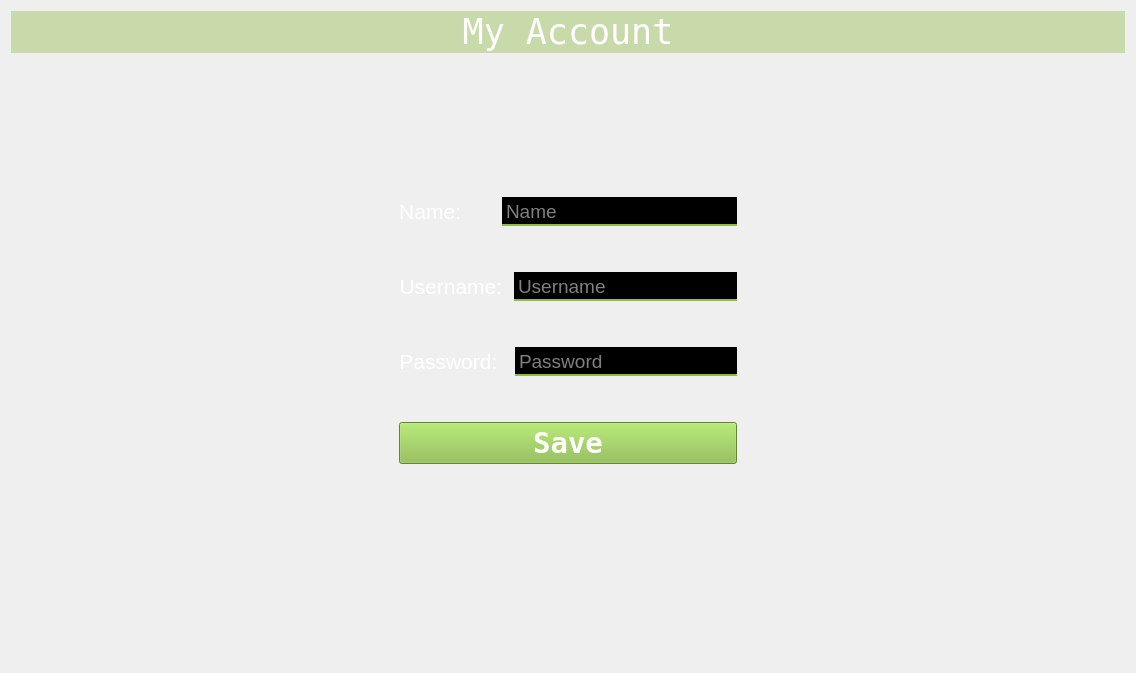
               <widget class="QWidget" name="page4">
                <layout class="QVBoxLayout" name="verticalLayout_14">
                 <item>
                  <widget class="QLabel" name="label_3">
                   <property name="font">
                    <font>
                     <family>NSimSun</family>
                     <pointsize>26</pointsize>
                     <weight>50</weight>
                     <bold>false</bold>
                    </font>
                   </property>
                   <property name="styleSheet">
                    <string notr="true">color: rgb(255, 255, 255);
background-color: rgba(143, 188, 66,0.4);</string>
                   </property>
                   <property name="text">
                    <string>My Account</string>
                   </property>
                   <property name="alignment">
                    <set>Qt::AlignCenter</set>
                   </property>
                  </widget>
                 </item>
                 <item>
                  <widget class="QWidget" name="widget_4" native="true">
                   <property name="styleSheet">
                    <string notr="true">background-color: rgba(255, 255, 255,0);</string>
                   </property>
                   <layout class="QHBoxLayout" name="horizontalLayout_10">
                    <item>
                     <widget class="QWidget" name="widget_9" native="true">
                      <layout class="QVBoxLayout" name="verticalLayout_19">
                       <item>
                        <spacer name="horizontalSpacer_15">
                         <property name="orientation">
                          <enum>Qt::Horizontal</enum>
                         </property>
                         <property name="sizeHint" stdset="0">
                          <size>
                           <width>346</width>
                           <height>20</height>
                          </size>
                         </property>
                        </spacer>
                       </item>
                      </layout>
                     </widget>
                    </item>
                    <item>
                     <widget class="QWidget" name="mainWidget_3" native="true">
                      <property name="styleSheet">
                       <string notr="true">background-color: rgba(255, 255, 255, 0);</string>
                      </property>
                      <layout class="QVBoxLayout" name="verticalLayout_9">
                       <item>
                        <spacer name="verticalSpacer_32">
                         <property name="orientation">
                          <enum>Qt::Vertical</enum>
                         </property>
                         <property name="sizeHint" stdset="0">
                          <size>
                           <width>20</width>
                           <height>40</height>
                          </size>
                         </property>
                        </spacer>
                       </item>
                       <item>
                        <spacer name="verticalSpacer_33">
                         <property name="orientation">
                          <enum>Qt::Vertical</enum>
                         </property>
                         <property name="sizeHint" stdset="0">
                          <size>
                           <width>20</width>
                           <height>40</height>
                          </size>
                         </property>
                        </spacer>
                       </item>
                       <item>
                        <spacer name="verticalSpacer_34">
                         <property name="orientation">
                          <enum>Qt::Vertical</enum>
                         </property>
                         <property name="sizeHint" stdset="0">
                          <size>
                           <width>20</width>
                           <height>40</height>
                          </size>
                         </property>
                        </spacer>
                       </item>
                       <item>
                        <layout class="QHBoxLayout" name="horizontalLayout_6">
                         <item>
                          <widget class="QLabel" name="label_4">
                           <property name="font">
                            <font>
                             <pointsize>16</pointsize>
                            </font>
                           </property>
                           <property name="styleSheet">
                            <string notr="true">color: rgb(255, 255, 255);</string>
                           </property>
                           <property name="text">
                            <string>Name:      </string>
                           </property>
                           <property name="alignment">
                            <set>Qt::AlignRight|Qt::AlignTrailing|Qt::AlignVCenter</set>
                           </property>
                          </widget>
                         </item>
                         <item>
                          <widget class="QLineEdit" name="nameLbl">
                           <property name="font">
                            <font>
                             <pointsize>14</pointsize>
                            </font>
                           </property>
                           <property name="styleSheet">
                            <string notr="true">color: rgb(255, 255, 255);
border: 2px solid rgba(0,0,0,0);
border-bottom-color: rgb(143, 188, 66);
background-color: rgb(0, 0, 0);
</string>
                           </property>
                           <property name="placeholderText">
                            <string>Name</string>
                           </property>
                          </widget>
                         </item>
                        </layout>
                       </item>
                       <item>
                        <spacer name="verticalSpacer_37">
                         <property name="orientation">
                          <enum>Qt::Vertical</enum>
                         </property>
                         <property name="sizeHint" stdset="0">
                          <size>
                           <width>20</width>
                           <height>40</height>
                          </size>
                         </property>
                        </spacer>
                       </item>
                       <item>
                        <layout class="QHBoxLayout" name="horizontalLayout_14">
                         <item>
                          <widget class="QLabel" name="label_5">
                           <property name="font">
                            <font>
                             <pointsize>16</pointsize>
                            </font>
                           </property>
                           <property name="styleSheet">
                            <string notr="true">color: rgb(255, 255, 255);</string>
                           </property>
                           <property name="text">
                            <string>Username: </string>
                           </property>
                           <property name="alignment">
                            <set>Qt::AlignRight|Qt::AlignTrailing|Qt::AlignVCenter</set>
                           </property>
                          </widget>
                         </item>
                         <item>
                          <widget class="QLineEdit" name="usernameLbl">
                           <property name="font">
                            <font>
                             <pointsize>14</pointsize>
                            </font>
                           </property>
                           <property name="styleSheet">
                            <string notr="true">color: rgb(255, 255, 255);
border: 2px solid rgba(0,0,0,0);
border-bottom-color: rgb(143, 188, 66);
background-color: rgb(0,0,0);
</string>
                           </property>
                           <property name="placeholderText">
                            <string>Username</string>
                           </property>
                          </widget>
                         </item>
                        </layout>
                       </item>
                       <item>
                        <spacer name="verticalSpacer_38">
                         <property name="orientation">
                          <enum>Qt::Vertical</enum>
                         </property>
                         <property name="sizeHint" stdset="0">
                          <size>
                           <width>20</width>
                           <height>40</height>
                          </size>
                         </property>
                        </spacer>
                       </item>
                       <item>
                        <layout class="QHBoxLayout" name="horizontalLayout_15">
                         <item>
                          <widget class="QLabel" name="label_6">
                           <property name="font">
                            <font>
                             <pointsize>16</pointsize>
                            </font>
                           </property>
                           <property name="styleSheet">
                            <string notr="true">color: rgb(255, 255, 255);</string>
                           </property>
                           <property name="text">
                            <string>Password:  </string>
                           </property>
                           <property name="alignment">
                            <set>Qt::AlignRight|Qt::AlignTrailing|Qt::AlignVCenter</set>
                           </property>
                          </widget>
                         </item>
                         <item>
                          <widget class="QLineEdit" name="passwordLbl">
                           <property name="font">
                            <font>
                             <pointsize>14</pointsize>
                            </font>
                           </property>
                           <property name="styleSheet">
                            <string notr="true">color: rgb(255, 255, 255);
border: 2px solid rgba(0,0,0,0);
border-bottom-color: rgb(143, 188, 66);
background-color: rgb(0,0,0);
</string>
                           </property>
                           <property name="text">
                            <string/>
                           </property>
                           <property name="placeholderText">
                            <string>Password</string>
                           </property>
                          </widget>
                         </item>
                        </layout>
                       </item>
                       <item>
                        <spacer name="verticalSpacer_39">
                         <property name="orientation">
                          <enum>Qt::Vertical</enum>
                         </property>
                         <property name="sizeHint" stdset="0">
                          <size>
                           <width>20</width>
                           <height>40</height>
                          </size>
                         </property>
                        </spacer>
                       </item>
                       <item>
                        <widget class="QPushButton" name="saveBtn">
                         <property name="font">
                          <font>
                           <family>NSimSun</family>
                           <pointsize>22</pointsize>
                           <weight>75</weight>
                           <bold>true</bold>
                          </font>
                         </property>
                         <property name="styleSheet">
                          <string notr="true">
QPushButton:hover{
background-color:rgb(119, 156, 55);
color: rgb(255,255,255);
}

QPushButton{
background-color:rgb(134,188,66);
color:rgb(255,255,255);

}</string>
                         </property>
                         <property name="text">
                          <string>Save</string>
                         </property>
                        </widget>
                       </item>
                       <item>
                        <layout class="QHBoxLayout" name="horizontalLayout_13">
                         <item>
                          <spacer name="horizontalSpacer_16">
                           <property name="orientation">
                            <enum>Qt::Horizontal</enum>
                           </property>
                           <property name="sizeHint" stdset="0">
                            <size>
                             <width>258</width>
                             <height>17</height>
                            </size>
                           </property>
                          </spacer>
                         </item>
                         <item>
                          <spacer name="horizontalSpacer_17">
                           <property name="orientation">
                            <enum>Qt::Horizontal</enum>
                           </property>
                           <property name="sizeHint" stdset="0">
                            <size>
                             <width>40</width>
                             <height>20</height>
                            </size>
                           </property>
                          </spacer>
                         </item>
                         <item>
                          <spacer name="horizontalSpacer_18">
                           <property name="orientation">
                            <enum>Qt::Horizontal</enum>
                           </property>
                           <property name="sizeHint" stdset="0">
                            <size>
                             <width>40</width>
                             <height>20</height>
                            </size>
                           </property>
                          </spacer>
                         </item>
                        </layout>
                       </item>
                       <item>
                        <spacer name="verticalSpacer_40">
                         <property name="orientation">
                          <enum>Qt::Vertical</enum>
                         </property>
                         <property name="sizeHint" stdset="0">
                          <size>
                           <width>20</width>
                           <height>40</height>
                          </size>
                         </property>
                        </spacer>
                       </item>
                       <item>
                        <spacer name="verticalSpacer_41">
                         <property name="orientation">
                          <enum>Qt::Vertical</enum>
                         </property>
                         <property name="sizeHint" stdset="0">
                          <size>
                           <width>20</width>
                           <height>40</height>
                          </size>
                         </property>
                        </spacer>
                       </item>
                       <item>
                        <spacer name="verticalSpacer_42">
                         <property name="orientation">
                          <enum>Qt::Vertical</enum>
                         </property>
                         <property name="sizeHint" stdset="0">
                          <size>
                           <width>20</width>
                           <height>40</height>
                          </size>
                         </property>
                        </spacer>
                       </item>
                       <item>
                        <spacer name="verticalSpacer_43">
                         <property name="orientation">
                          <enum>Qt::Vertical</enum>
                         </property>
                         <property name="sizeHint" stdset="0">
                          <size>
                           <width>20</width>
                           <height>40</height>
                          </size>
                         </property>
                        </spacer>
                       </item>
                      </layout>
                     </widget>
                    </item>
                    <item>
                     <widget class="QWidget" name="widget_8" native="true">
                      <layout class="QVBoxLayout" name="verticalLayout_18">
                       <item>
                        <spacer name="horizontalSpacer_10">
                         <property name="orientation">
                          <enum>Qt::Horizontal</enum>
                         </property>
                         <property name="sizeHint" stdset="0">
                          <size>
                           <width>346</width>
                           <height>20</height>
                          </size>
                         </property>
                        </spacer>
                       </item>
                      </layout>
                     </widget>
                    </item>
                   </layout>
                  </widget>
                 </item>
                </layout>
               </widget>
